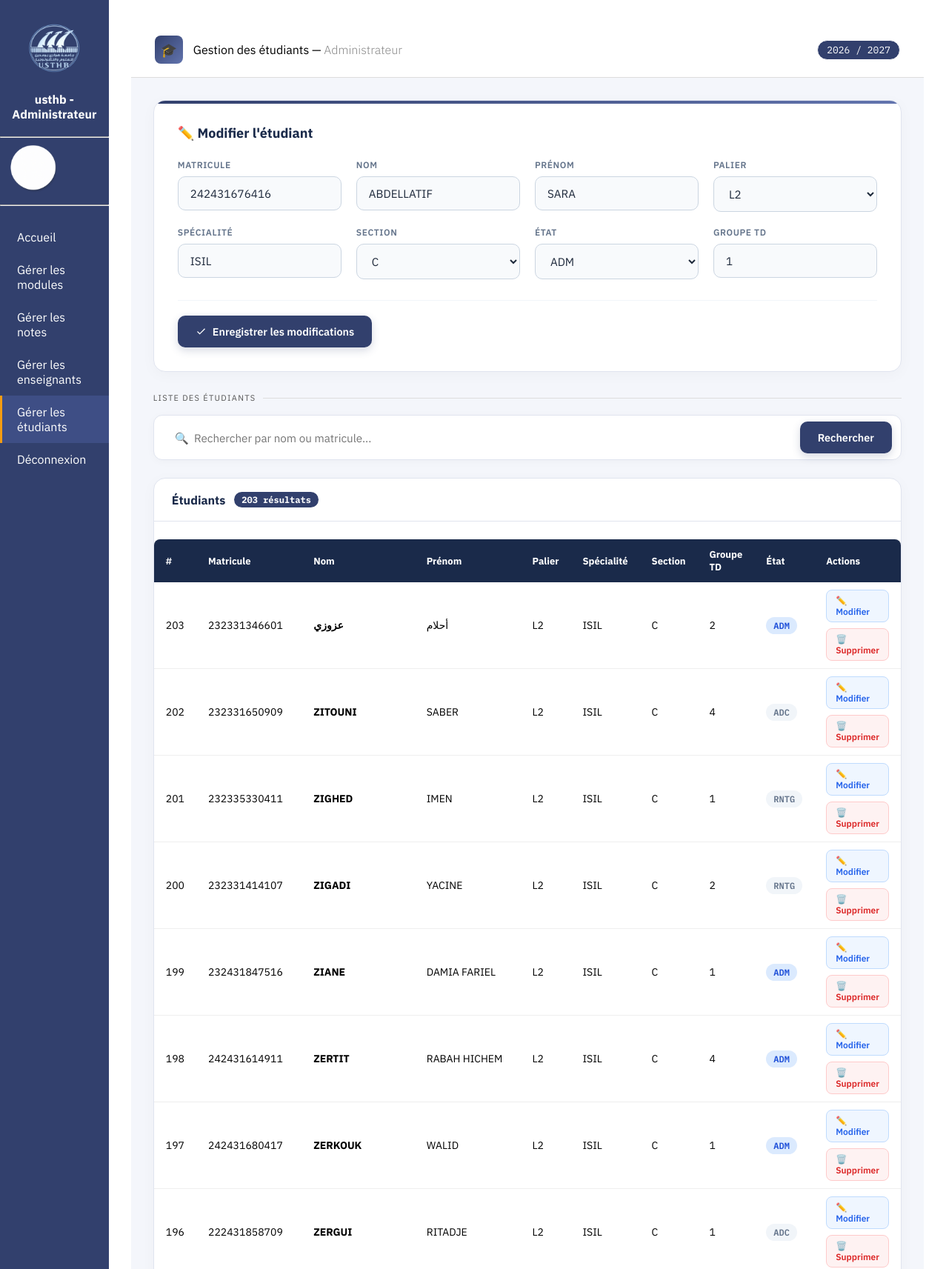
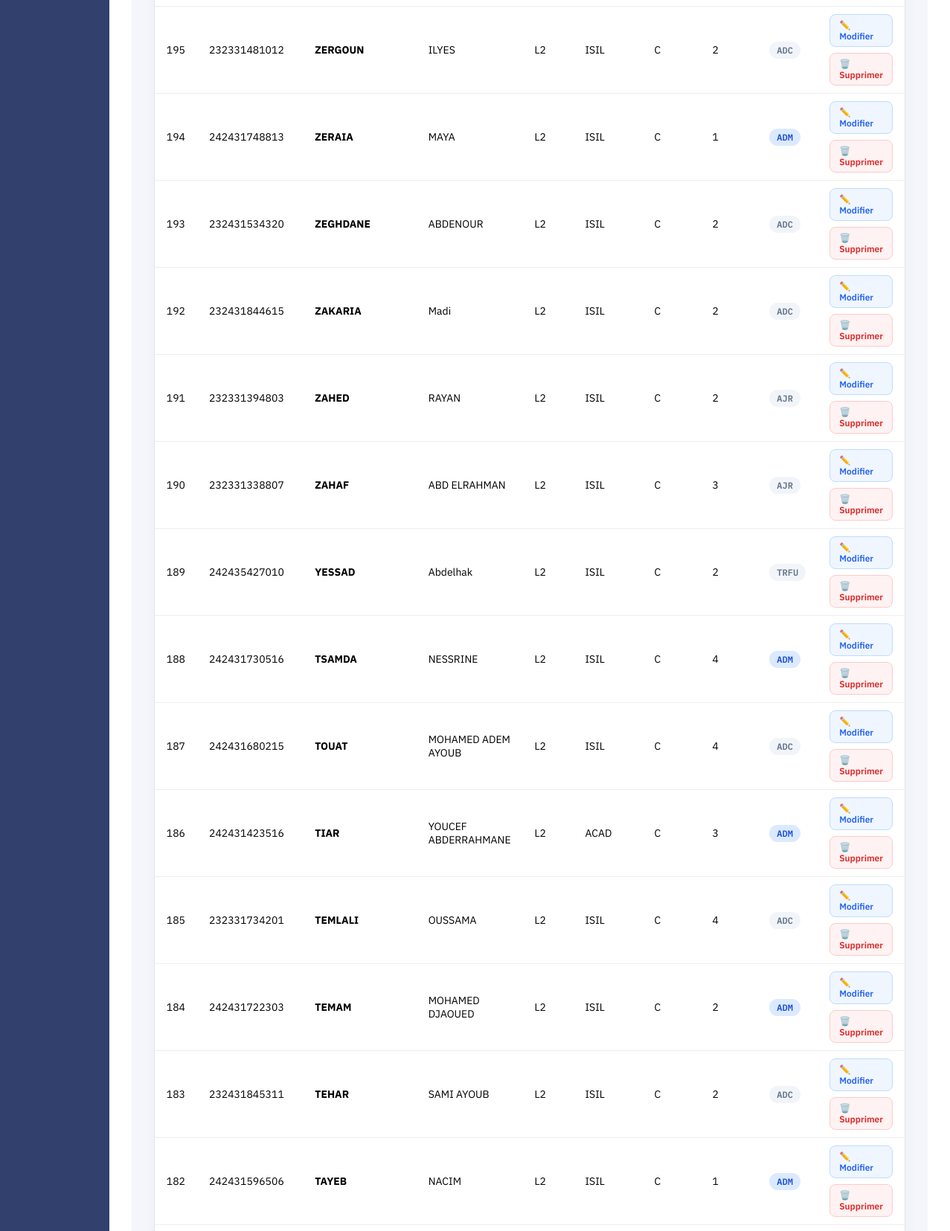
/admin-interface/gestiondesetudiants.php?edit=5 (upper part), run on the app's committed database (2 pictures, top to bottom).
### tables this page shows
CREATE TABLE `etudiants` (
  `numero` int(11) NOT NULL,
  `palier` varchar(5) NOT NULL,
  `specialite` varchar(10) NOT NULL,
  `section` varchar(5) NOT NULL,
  `matricule` varchar(20) NOT NULL,
  `nom` varchar(50) NOT NULL,
  `prenom` varchar(70) NOT NULL,
  `etat` varchar(15) NOT NULL,
  `groupe_td` int(11) NOT NULL
);

### admin-interface/gestiondesetudiants.php (the view, shortened to what this page needs)
<?php
require_once("../connexion.php");
$editMode        = false;
$etudiant        = null;
if (isset($_GET['edit'])) {
    $editMode = true;
    $stmt = $pdo->prepare("SELECT * FROM etudiants WHERE numero=?");
    $stmt->execute([$_GET['edit']]);
    $etudiant = $stmt->fetch();
}
$currentPage = basename($_SERVER['PHP_SELF']);
$annee = date("Y") . " / " . (date("Y") + 1);
?>
<!DOCTYPE html>
<html lang="fr">
<head>
    <link rel="stylesheet" href="../prof-interface/style.css">
</head>
<body>
<div class="sidebar">
    <div style="text-align: center;">
        <img src="img/usthb1.png" width="100" height="100"/>
        <p><font color="#ffffff"><font size="3"><center><b>usthb - Administrateur</b></center></font></font></p>
    </div>
    <br><hr>
    <div style="display: flex; align-items: center;">
        <img src="img/prof.png" width="90" height="90"/>
    </div>
    <hr><br>
    <a href="acceuille1.php"              class="<?= $currentPage == 'acceuille1.php' ? 'active' : '' ?>">Accueil</a>
    <a href="Gestion des modules.php"     class="<?= $currentPage == 'Gestion des modules.php' ? 'active' : '' ?>">Gérer les modules</a>
    <a href="Gestion des notes.php"       class="<?= $currentPage == 'Gestion_des_notes.php' ? 'active' : '' ?>">Gérer les notes</a>
    <a href="Gestion_des_enseignants.php" class="<?= $currentPage == 'Gestion_des_enseignants.php' ? 'active' : '' ?>">Gérer les enseignants</a>
    <a href="gestiondesetudiants.php"     class="<?= strtolower($currentPage) == 'gestiondesetudiants.php' ? 'active' : '' ?>">Gérer les étudiants</a>
    <a href="logout.php"                  class="<?= $currentPage == 'logout.php' ? 'active' : '' ?>">Déconnexion</a>
</div>
<div class="main">
    <div class="header">
        <div class="header-left">
            <div class="header-icon">🎓</div>
            <p style="color:#000; font-size:16px;">Gestion des étudiants — <span style="color:#888; font-weight:300;">Administrateur</span></p>
        </div>
        <div class="year-badge"><?= $annee ?></div>
    </div>
    <div class="page-content">
        <div class="form-card">
            <h2>
                <?php if ($editMode): ?>
                    ✏️ Modifier l'étudiant
                <?php else: ?>
                    ➕ Ajouter un étudiant
                <?php endif; ?>
            </h2>
            <form method="POST" action="gestiondesetudiants.php">
                <div class="form-grid">
                    <div class="form-group">
                        <label>Matricule</label>
                        <input type="text" name="matricule" placeholder="ex: 221234567" value="<?= $editMode ? htmlspecialchars($etudiant['matricule']) : '' ?>" required>
                    </div>
                    <div class="form-group">
                        <label>Nom</label>
                        <input type="text" name="nom" placeholder="Nom de famille" value="<?= $editMode ? htmlspecialchars($etudiant['nom']) : '' ?>" required>
                    </div>
                    <div class="form-group">
                        <label>Prénom</label>
                        <input type="text" name="prenom" placeholder="Prénom" value="<?= $editMode ? htmlspecialchars($etudiant['prenom']) : '' ?>" required>
                    </div>
                    <div class="form-group">
                        <label>Palier</label>
                        <select name="palier">
                            <?php foreach (['L1','L2','L3','M1','M2'] as $p): ?>
                                <option value="<?= $p ?>" <?= ($editMode && $etudiant['palier'] == $p) ? 'selected' : '' ?>><?= $p ?></option>
                            <?php endforeach; ?>
                        </select>
                    </div>
                    <div class="form-group">
                        <label>Spécialité</label>
                        <input type="text" name="specialite" placeholder="ex: ISIL" value="<?= $editMode ? htmlspecialchars($etudiant['specialite']) : '' ?>" required>
                    </div>
                    <div class="form-group">
                        <label>Section</label>
                        <select name="section">
                            <?php foreach (['A','B','C','D','E'] as $s): ?>
                                <option value="<?= $s ?>" <?= ($editMode && $etudiant['section'] == $s) ? 'selected' : '' ?>><?= $s ?></option>
                            <?php endforeach; ?>
                        </select>
                    </div>
                    <div class="form-group">
                        <label>État</label>
                        <select name="etat">
                            <?php foreach (['AJR','ADC','ADM'] as $et): ?>
                                <option value="<?= $et ?>" <?= ($editMode && $etudiant['etat'] == $et) ? 'selected' : '' ?>><?= $et ?></option>
                            <?php endforeach; ?>
                        </select>
                    </div>
                    <div class="form-group">
                        <label>Groupe TD</label>
                        <input type="number" name="groupe_td" min="1" max="20" placeholder="ex: 3" value="<?= $editMode ? htmlspecialchars($etudiant['groupe_td']) : '' ?>" required>
                    </div>
                </div>
                <div class="form-actions">
                    <button type="submit" class="btn btn-primary">
                        <svg width="15" height="15" viewBox="0 0 24 24" fill="none" stroke="currentColor" stroke-width="2"><polyline points="20 6 9 17 4 12"></polyline></svg>
                        <?= $editMode ? 'Enregistrer les modifications' : 'Ajouter l\'étudiant' ?>
                    </button>
                </div>
            </form>
        </div>
        <div class="section-title">Liste des étudiants</div>
        <form method="GET" action="gestiondesetudiants.php" class="search-bar">
            <input type="text" name="search" placeholder="🔍  Rechercher par nom ou matricule..." value="<?= htmlspecialchars($_GET['search'] ?? '') ?>">
            <button type="submit" class="btn btn-primary">Rechercher</button>
        </form>
        <?php
        if (!empty($_GET['search'])) {
            $search = "%" . $_GET['search'] . "%";
            $stmt = $pdo->prepare("SELECT * FROM etudiants WHERE nom LIKE ? OR matricule LIKE ? ORDER BY numero DESC");
            $stmt->execute([$search, $search]);
        } else {
            $stmt = $pdo->query("SELECT * FROM etudiants ORDER BY numero DESC");
        }
        $rows = $stmt->fetchAll(PDO::FETCH_ASSOC);
        $count = count($rows);
        ?>
        <div class="table-card">
            <div class="table-card-header">
                Étudiants
                <span class="count-badge"><?= $count ?> résultat<?= $count > 1 ? 's' : '' ?></span>
            </div>
            <table class="table1">
                <thead>
                    <tr>
                        <th>#</th>
                        <th>Matricule</th>
                        <th>Nom</th>
                        <th>Prénom</th>
                        <th>Palier</th>
                        <th>Spécialité</th>
                        <th>Section</th>
                        <th>Groupe TD</th>
                        <th>État</th>
                        <th>Actions</th>
                    </tr>
                </thead>
                <tbody>
                <?php if ($count === 0): ?>
                    <tr><td colspan="10">
                        <div class="empty-state">
                            Aucun étudiant trouvé.
                        </div>
                    </td></tr>
                <?php else: ?>
                    <?php foreach ($rows as $row): ?>
                    <tr>
                        <td><?= htmlspecialchars($row['numero']) ?></td>
                        <td class="matricule-cell"><?= htmlspecialchars($row['matricule']) ?></td>
                        <td><strong><?= htmlspecialchars($row['nom']) ?></strong></td>
                        <td><?= htmlspecialchars($row['prenom']) ?></td>
                        <td><?= htmlspecialchars($row['palier']) ?></td>
                        <td><?= htmlspecialchars($row['specialite']) ?></td>
                        <td><?= htmlspecialchars($row['section']) ?></td>
                        <td><?= htmlspecialchars($row['groupe_td']) ?></td>
                        <td>
                            <?php
                            $etat = strtolower($row['etat']);
                            $badgeClass = 'badge-inactif';
                            if ($etat === 'actif') $badgeClass = 'badge-actif';
                            elseif ($etat === 'adm') $badgeClass = 'badge-adm';
                            ?>
                            <span class="badge <?= $badgeClass ?>"><?= htmlspecialchars($row['etat']) ?></span>
                        </td>
                        <td>
                            <div class="action-btns">
                                <a href="?edit=<?= $row['numero'] ?>" class="btn-edit">
                                    ✏️ Modifier
                                </a>
                                <a href="gestiondesetudiants.php?delete=<?= $row['numero'] ?>"
                                    class="btn-delete"
                                    onclick="return confirm('Supprimer <?= htmlspecialchars($row['nom'] . ' ' . $row['prenom'], ENT_QUOTES) ?> ?')">
                                        🗑️ Supprimer
                                </a>
                            </div>
                        </td>
                    </tr>
                    <?php endforeach; ?>
                <?php endif; ?>
                </tbody>
            </table>
        </div>
    </div>
</div>
</body>
</html>

### data on the page
etudiants: matricule "242431676416", nom "ABDELLATIF", prenom "SARA", palier "L2", specialite "ISIL", section "C", etat "ADM", groupe_td "1"
etudiants: numero "203", matricule "232331346601", nom "عزوزي", prenom "أحلام", palier "L2", specialite "ISIL", section "C", groupe_td "2", etat "ADM"
etudiants: numero "202", matricule "232331650909", nom "ZITOUNI", prenom "SABER", palier "L2", specialite "ISIL", section "C", groupe_td "4", etat "ADC"
etudiants: numero "201", matricule "232335330411", nom "ZIGHED", prenom "IMEN", palier "L2", specialite "ISIL", section "C", groupe_td "1", etat "RNTG"
etudiants: numero "200", matricule "232331414107", nom "ZIGADI", prenom "YACINE", palier "L2", specialite "ISIL", section "C", groupe_td "2", etat "RNTG"
etudiants: numero "199", matricule "232431847516", nom "ZIANE", prenom "DAMIA FARIEL", palier "L2", specialite "ISIL", section "C", groupe_td "1", etat "ADM"
etudiants: numero "198", matricule "242431614911", nom "ZERTIT", prenom "RABAH HICHEM", palier "L2", specialite "ISIL", section "C", groupe_td "4", etat "ADM"
etudiants: numero "197", matricule "242431680417", nom "ZERKOUK", prenom "WALID", palier "L2", specialite "ISIL", section "C", groupe_td "1", etat "ADM"
etudiants: numero "196", matricule "222431858709", nom "ZERGUI", prenom "RITADJE", palier "L2", specialite "ISIL", section "C", groupe_td "1", etat "ADC"
etudiants: numero "195", matricule "232331481012", nom "ZERGOUN", prenom "ILYES", palier "L2", specialite "ISIL", section "C", groupe_td "2", etat "ADC"
etudiants: numero "194", matricule "242431748813", nom "ZERAIA", prenom "MAYA", palier "L2", specialite "ISIL", section "C", groupe_td "1", etat "ADM"
etudiants: numero "193", matricule "232431534320", nom "ZEGHDANE", prenom "ABDENOUR", palier "L2", specialite "ISIL", section "C", groupe_td "2", etat "ADC"
etudiants: numero "192", matricule "232431844615", nom "ZAKARIA", prenom "Madi", palier "L2", specialite "ISIL", section "C", groupe_td "2", etat "ADC"
etudiants: numero "191", matricule "232331394803", nom "ZAHED", prenom "RAYAN", palier "L2", specialite "ISIL", section "C", groupe_td "2", etat "AJR"
etudiants: numero "190", matricule "232331338807", nom "ZAHAF", prenom "ABD ELRAHMAN", palier "L2", specialite "ISIL", section "C", groupe_td "3", etat "AJR"
etudiants: numero "189", matricule "242435427010", nom "YESSAD", prenom "Abdelhak", palier "L2", specialite "ISIL", section "C", groupe_td "2", etat "TRFU"
etudiants: numero "188", matricule "242431730516", nom "TSAMDA", prenom "NESSRINE", palier "L2", specialite "ISIL", section "C", groupe_td "4", etat "ADM"
etudiants: numero "187", matricule "242431680215", nom "TOUAT", prenom "MOHAMED ADEM AYOUB", palier "L2", specialite "ISIL", section "C", groupe_td "4", etat "ADC"
etudiants: numero "186", matricule "242431423516", nom "TIAR", prenom "YOUCEF ABDERRAHMANE", palier "L2", specialite "ACAD", section "C", groupe_td "3", etat "ADM"
etudiants: numero "185", matricule "232331734201", nom "TEMLALI", prenom "OUSSAMA", palier "L2", specialite "ISIL", section "C", groupe_td "4", etat "ADC"
etudiants: numero "184", matricule "242431722303", nom "TEMAM", prenom "MOHAMED DJAOUED", palier "L2", specialite "ISIL", section "C", groupe_td "2", etat "ADM"
etudiants: numero "183", matricule "232431845311", nom "TEHAR", prenom "SAMI AYOUB", palier "L2", specialite "ISIL", section "C", groupe_td "2", etat "ADC"
etudiants: numero "182", matricule "242431596506", nom "TAYEB", prenom "NACIM", palier "L2", specialite "ISIL", section "C", groupe_td "1", etat "ADM"

### other printed values
$count "203"
